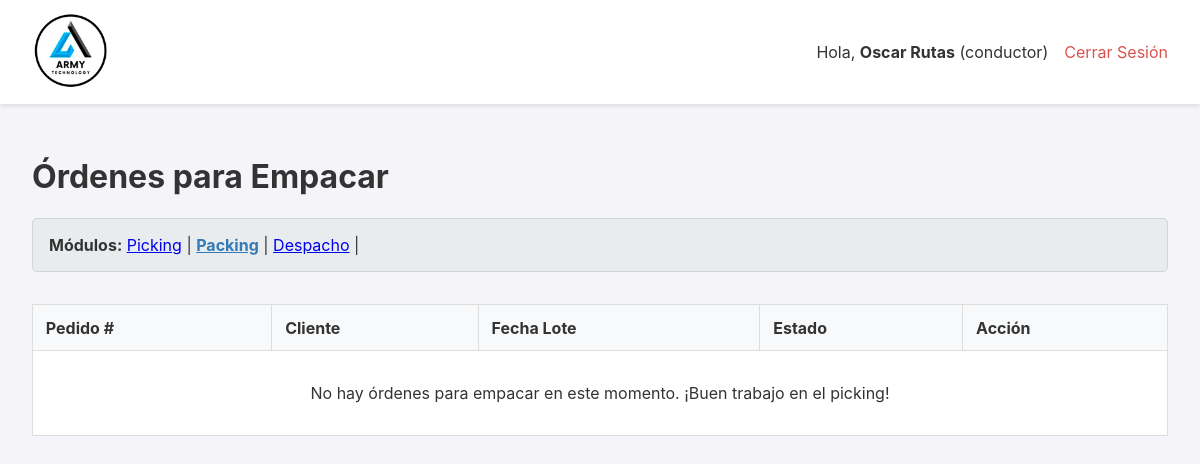
The app's page /packing (signed in), older data.
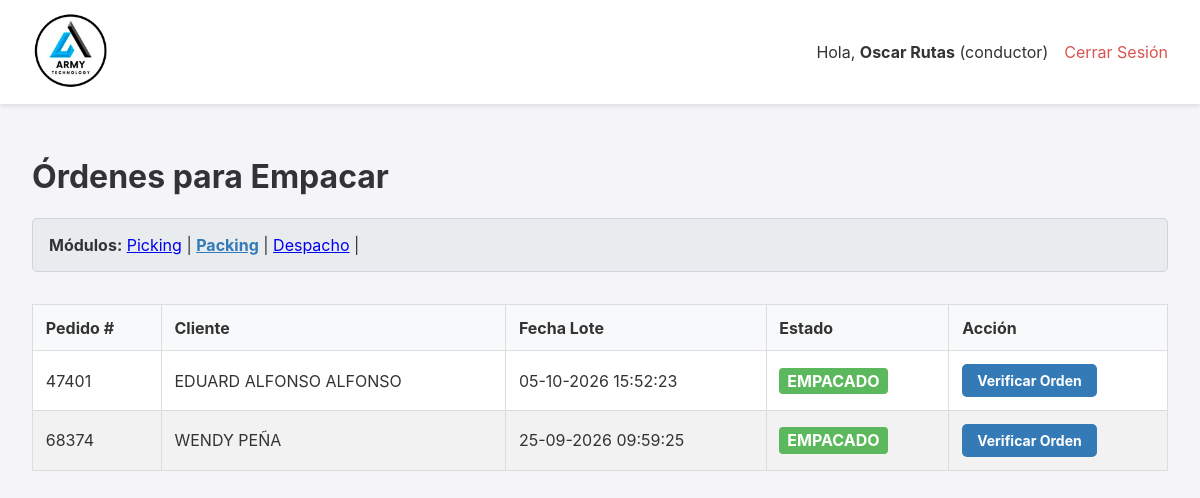
The same page, newer data.
### app.py (models this page shows, shortened)
class Orden(db.Model):
    id = db.Column(db.Integer, primary_key=True)
    numero_pedido = db.Column(db.String(50), unique=True, nullable=False)
    cliente_nombre = db.Column(db.String(200), nullable=False)
    cliente_direccion = db.Column(db.String(300), nullable=True)
    estado = db.Column(db.String(30), nullable=False, default='PENDIENTE')
    fecha_creacion = db.Column(db.DateTime, nullable=False, default=datetime.datetime.utcnow)
    lote_id = db.Column(db.Integer, db.ForeignKey('lote_picking.id'), nullable=True)
    items = db.relationship('ItemOrden', backref='orden', lazy=True, cascade="all, delete-orphan")
    fecha_inicio_picking = db.Column(db.DateTime, nullable=True)
    fecha_fin_picking = db.Column(db.DateTime, nullable=True)
    fecha_fin_packing = db.Column(db.DateTime, nullable=True)
    fecha_despacho = db.Column(db.DateTime, nullable=True)
    packer_id = db.Column(db.Integer, db.ForeignKey('user.id', ondelete='SET NULL'), nullable=True)
    packer = db.relationship('User', foreign_keys=[packer_id])
    devolucion_confirmada = db.Column(db.Boolean, default=False, nullable=False)
    bultos = db.relationship('Bulto', backref='orden', cascade="all, delete-orphan")
    hoja_de_ruta_id = db.Column(db.Integer, db.ForeignKey('hoja_de_ruta.id'), nullable=True)
    destino_id = db.Column(db.Integer, db.ForeignKey('destino.id'), nullable=True)
    destino = db.relationship('Destino', backref='ordenes')
    guia_encomienda = db.Column(db.String(100), nullable=True)
    nota_entrega = db.Column(db.Text, nullable=True)
    fecha_entrega_final = db.Column(db.DateTime, nullable=True)
    nota_bodega = db.Column(db.Text, nullable=True)
    foto_guia_url = db.Column(db.String(500), nullable=True)

class LotePicking(db.Model):
    id = db.Column(db.Integer, primary_key=True)
    fecha_creacion = db.Column(db.DateTime, nullable=False, default=datetime.datetime.utcnow)
    estado = db.Column(db.String(20), nullable=False, default='ACTIVO')
    ordenes = db.relationship('Orden', backref='lote', lazy=True)
    operario_id = db.Column(db.Integer, db.ForeignKey('user.id', ondelete='SET NULL'), nullable=True)
    operario = db.relationship('User', backref='lotes_asignados')

### app.py (the view)
@app.route('/packing')
@login_required
def dashboard_packing():
    ordenes_para_packing = Orden.query.filter_by(estado='EMPACADO').order_by(Orden.fecha_creacion.asc()).all()
    return render_template('dashboard_packing.html', ordenes=ordenes_para_packing)

### app.py (called while the page is built)
@login_manager.user_loader
def load_user(user_id):
    return db.session.get(User, int(user_id))

@app.template_filter('localtime')
def to_localtime_filter(utc_datetime):
    if not utc_datetime: return ""
    local_tz = pytz.timezone('America/Costa_Rica')
    local_dt = utc_datetime.replace(tzinfo=pytz.utc).astimezone(local_tz)
    return local_dt.strftime('%d-%m-%Y %H:%M:%S')

### templates/dashboard_packing.html (shortened to what this page needs)
{% extends "layout.html" %}
{% block content %}
    <h1>Órdenes para Empacar</h1>
    <div class="navegacion-modulos" style="margin-bottom: 2rem;">
        <strong>Módulos:</strong>
        <a href="{{ url_for('dashboard') }}">Picking</a> |
        <a href="{{ url_for('dashboard_packing') }}" style="font-weight: bold; color: #337ab7;">Packing</a> |
        <a href="{{ url_for('dashboard_despacho') }}">Despacho</a> |
    </div>
    <table>
        <thead>
            <tr>
                <th>Pedido #</th>
                <th>Cliente</th>
                <th>Fecha Lote</th>
                <th>Estado</th>
                <th>Acción</th>
            </tr>
        </thead>
        <tbody>
            {% for orden in ordenes %}
            <tr>
                <td>{{ orden.numero_pedido }}</td>
                <td>{{ orden.cliente_nombre }}</td>
                <td>{{ orden.lote.fecha_creacion | localtime if orden.lote else 'N/A' }}</td>
                <td>
                    <span class="estado estado-{{ orden.estado }}">{{ orden.estado.replace('_', ' ') }}</span>
                </td>
                <td>
                    <a href="{{ url_for('detalle_packing', orden_id=orden.id) }}" class="action-link">Verificar Orden</a>
                </td>
            </tr>
            {% else %}
            <tr>
                <td colspan="5" style="text-align: center; padding: 2em;">No hay órdenes para empacar en este momento. ¡Buen trabajo en el picking!</td>
            </tr>
            {% endfor %}
        </tbody>
    </table>
{% endblock %}

Row changes from the older to the newer data that the page shows:
now on this page (row edited): Orden: numero_pedido "47401", cliente_nombre "EDUARD ALFONSO ALFONSO", lote.fecha_creacion "05-10-2026 15:52:23", estado.replace "EMPACADO"
now on this page (row edited): Orden: numero_pedido "68374", cliente_nombre "WENDY PEÑA", lote.fecha_creacion "25-09-2026 09:59:25", estado.replace "EMPACADO"
Text that changed along with them:
text no longer shown: "No hay órdenes para empacar en este momento. ¡Buen trabajo en el picking!"
